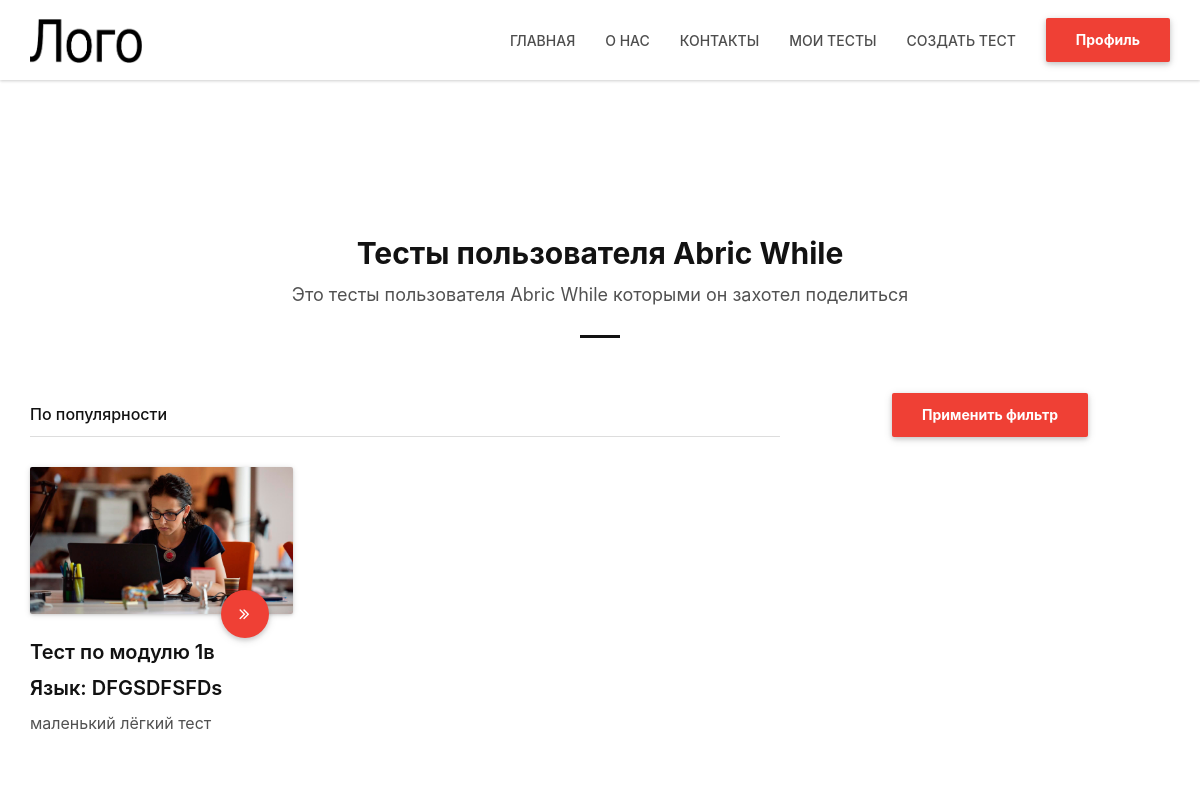
Screenshot of /open_user_tests/ (signed in) with the database file from the repository.
### data/users.py (models this page shows, shortened)
class User(SqlAlchemyBase, UserMixin, SerializerMixin):
    __tablename__ = 'users'
    id = sqlalchemy.Column(sqlalchemy.Integer,
                           primary_key=True, autoincrement=True)
    surname = sqlalchemy.Column(sqlalchemy.String, nullable=True)
    name = sqlalchemy.Column(sqlalchemy.String, nullable=True)
    email = sqlalchemy.Column(sqlalchemy.String,
                              index=True, unique=True, nullable=True)
    hashed_password = sqlalchemy.Column(sqlalchemy.String, nullable=True)
    modified_date = sqlalchemy.Column(sqlalchemy.DateTime,
                                      default=datetime.datetime.now)
    score = sqlalchemy.Column(sqlalchemy.Integer,
                              default=0)
    user_tests = sqlalchemy.Column(sqlalchemy.String, nullable=True, default='{}')
    current_filter = sqlalchemy.Column(sqlalchemy.Integer, default=0)
    passed_test = orm.relation("Test",
                               secondary="association",
                               backref="users")

### data/tests.py (models this page shows)
class Test(SqlAlchemyBase, SerializerMixin):
    __tablename__ = 'tests'
    id = sqlalchemy.Column(sqlalchemy.Integer,
                           primary_key=True, autoincrement=True)
    title = sqlalchemy.Column(sqlalchemy.String, nullable=True)
    title_picture = sqlalchemy.Column(sqlalchemy.String, nullable=True)
    type = sqlalchemy.Column(sqlalchemy.String, nullable=True)
    made_date = sqlalchemy.Column(sqlalchemy.DateTime,
                                  default=datetime.datetime.now)
    creator = sqlalchemy.Column(sqlalchemy.Integer,
                                sqlalchemy.ForeignKey("users.id"))
    language_id = sqlalchemy.Column(sqlalchemy.Integer,
                                    sqlalchemy.ForeignKey("categories.id"))
    open = sqlalchemy.Column(sqlalchemy.Boolean, nullable=True,
                             default=False)
    description = sqlalchemy.Column(sqlalchemy.String, nullable=True)
    language = orm.relation('Category')
    user = orm.relation('User')
    __mapper_args__ = {
        'polymorphic_identity': 'tests',
        'polymorphic_on': type
    }

class FirstTest(Test):
    __tablename__ = 'first_tests'
    id = sqlalchemy.Column(sqlalchemy.Integer, sqlalchemy.ForeignKey('tests.id'), primary_key=True)
    pages = orm.relation("FirstTestPage",
                         secondary="test_association",
                         backref="first_tests")
    __mapper_args__ = {
        'polymorphic_identity': 'first_tests',
    }

class Test(SqlAlchemyBase, SerializerMixin):
    __tablename__ = 'tests'
    id = sqlalchemy.Column(sqlalchemy.Integer,
                           primary_key=True, autoincrement=True)
    title = sqlalchemy.Column(sqlalchemy.String, nullable=True)
    title_picture = sqlalchemy.Column(sqlalchemy.String, nullable=True)
    type = sqlalchemy.Column(sqlalchemy.String, nullable=True)
    made_date = sqlalchemy.Column(sqlalchemy.DateTime,
                                  default=datetime.datetime.now)
    creator = sqlalchemy.Column(sqlalchemy.Integer,
                                sqlalchemy.ForeignKey("users.id"))
    language_id = sqlalchemy.Column(sqlalchemy.Integer,
                                    sqlalchemy.ForeignKey("categories.id"))
    open = sqlalchemy.Column(sqlalchemy.Boolean, nullable=True,
                             default=False)
    description = sqlalchemy.Column(sqlalchemy.String, nullable=True)
    language = orm.relation('Category')
    user = orm.relation('User')
    __mapper_args__ = {
        'polymorphic_identity': 'tests',
        'polymorphic_on': type
    }

### main.py (the view)
@app.route('/open_user_tests/', methods=['GET', 'POST'])
@app.route('/open_user_tests/<int:user_id>/', methods=['GET', 'POST'])
@app.route('/open_user_tests/<int:user_id>/<int:page_id>', methods=['GET', 'POST'])
def open_user_tests(user_id=1, page_id=1):
    if not current_user.is_authenticated:
        return redirect('/login')
    db_sess = db_session.create_session()
    user = db_sess.query(User).filter(User.id == current_user.get_id()).first()
    if request.method == 'POST':
        block_filter = {'По популярности': 0, 'По названию': 1, 'По дате (сначала старые)': 2,
                        'По дате (сначала новые)': 3}
        user.current_filter = block_filter[str(request.form).split('block_filter')[-1].split("'")[2]]
        db_sess.add(user)
        db_sess.commit()
    tests = db_sess.query(Test).filter(Test.creator == user_id).filter(Test.open == 1).all()
    if len(tests) // 12 + 1 < page_id:
        abort(404)
    languages = {}
    for i in db_sess.query(Category).all():
        languages[i.id] = i.name
    for i in tests:
        i.test_language = languages[i.language_id]
    if user.current_filter == 1:
        tests = sorted(tests, key=lambda x: int(x.name.split()[-1]))
    if len(tests) > 12 * page_id:
        next_page_id = page_id + 1
    else:
        next_page_id = 0
    if page_id > 1:
        previous_page_id = page_id - 1
    else:
        previous_page_id = 0
    author = db_sess.query(User).filter(User.id == user_id).first()
    if not author:
        abort(404)
    return render_template('open_user_tests.html', tests=tests[12 * (page_id - 1):12 * page_id],
                           current_filter=user.current_filter, page=[previous_page_id, next_page_id], author=author)

### data/db_session.py (called while the page is built)
def create_session() -> Session:
    global __factory
    return __factory()

### main.py (called while the page is built)
@login_manager.user_loader
def load_user(user_id):
    db_sess = db_session.create_session()
    return db_sess.query(User).get(user_id)

### templates/open_user_tests.html (shortened to what this page needs)
{% extends "main_form_design.html" %}
{% block content %}
    <div class="white-section section-lg-padding border-bottom">
        <div class="section-container">
            <div class="container">
                <div class="row">
                    <div class="title-block-container text-center">
                            <h2>Тесты пользователя {{ author.name }} {{ author.surname }}</h2>
                            <p>Это тесты пользователя {{ author.name }} {{ author.surname }} которыми он захотел поделиться</p>
                            <div class="line-separator"></div>
                        </div>
                    <div class="form-block-container text-center">
                        <form method="post" action="">
                            <div class="col-md-8">
                                <div class="form-group">
                                </div>
                            </div>
                            <div class="col-md-4">
                                <div class="form-group">
                                    <button type="submit" class="btn btn-lpbuilder wave-effect">Применить фильтр</button>
                                </div>
                            </div>
                        </form>
                    </div>
                    {% if tests %}
                        {% for test in tests %}
                            <div class="col-md-3 col-sm-6 content-block">
                                <div class="content-block-container" style="height: 333px;">
                                    <div class="image-block">
                                        <div class="image-block-container">
                                            <img src="{{ test.title_picture }}" alt="Image Block">
                                            <a href="/test_site/{{ test.id }}" title="Web design" class="btn-lpbuilder-circle btn-lpbuilder-circle-md wave-effect"><i class="fa fa-angle-double-right"></i></a>
                                        </div>
                                    </div>
                                    <h4>{{test.title}}</h4>
                                    <h4>Язык: {{test.test_language}}</h4>
                                    <p>{{test.description}}</p>
                                </div>
                            </div>
                        {% endfor %}
                        {% for test in range(4 - tests|length % 4) %}
                            <div class="col-md-3 col-sm-6 content-block">
                                <div class="content-block-container" style="height: 333px;">
                                </div>
                            </div>
                        {% endfor %}
                    {% else %}
                        <div class="title-block-container text-center">
                            <h2>Здесь пока пусто</h2>
                            <p>Этот пользователь пока ничем не поделился</p>
                        </div>
                    {% endif %}
                </div>
            </div>
        </div>
    </div>
{% endblock %}

### rows the page displays
User: name "Abric", surname "While"
FirstTest: title_picture (picture), title "Тест по модулю 1в", test_language "DFGSDFSFDs", description "маленький лёгкий тест"
